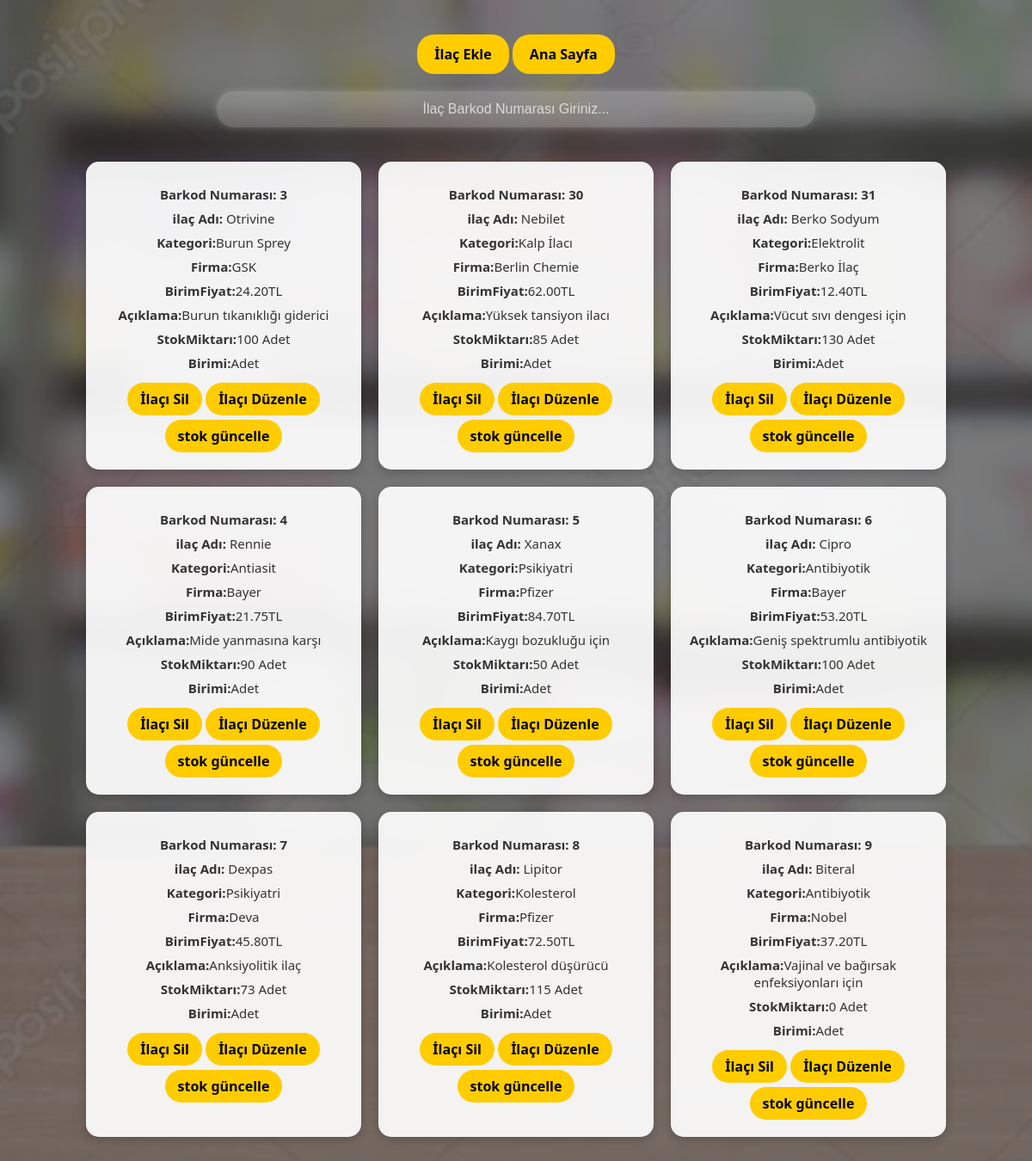
The page /Şifa_Eczanesi/ilaclarigoruntule.php on the database its author committed.
### tables this page shows
CREATE TABLE `ilaclar` (
  `BarkodNo` varchar(250) NOT NULL,
  `IlacAdı` varchar(64) NOT NULL,
  `Kategori` varchar(64) NOT NULL,
  `Firma` varchar(64) NOT NULL,
  `BirimFiyat` varchar(25) NOT NULL,
  `Açıklama` varchar(250) NOT NULL,
  `StokMiktarı` int(11) NOT NULL,
  `Birimi` varchar(25) NOT NULL
);

### Şifa_Eczanesi/ilaclarigoruntule.php (the view, shortened to what this page needs)
<!DOCTYPE html>
<html lang="tr">
<head>
    <link rel="stylesheet" href="css/anasayfa.css">
    <link rel="stylesheet" href="css/dropdown.css">
    <link rel="stylesheet" href="https://cdnjs.cloudflare.com/ajax/libs/font-awesome/6.5.0/css/all.min.css">
</head>
<body>
    <a href="ilaçekle.php" class="btn">İlaç Ekle</a>
    <a href="index.php" class="btn">Ana Sayfa</a>
    <br>
    <div class="overlay"></div> <input type="text" id="arama" placeholder="İlaç Barkod Numarası Giriniz..." onkeyup="filmAra()">
    <div class="film-container">
        <?php
        $VeritabaniBaglantisi = mysqli_connect("localhost", "root", "", "sifa_eczanesi", 3357);
        mysqli_set_charset($VeritabaniBaglantisi, "UTF8");
        $Sorgu = mysqli_query($VeritabaniBaglantisi, "call ecz_ilaclarhepsi()");
        if ($Sorgu) {
            echo "<div class='ilaclar-container'>";
            while ($Kayit = mysqli_fetch_assoc($Sorgu)) {
                echo "<div class='film' data-film-id='" . $Kayit["BarkodNo"] . "'>";
                echo     "<p class='film-isim'><strong>Barkod Numarası:</strong> " . $Kayit["BarkodNo"] . "</p>";
                echo     "<p><strong>ilaç Adı:</strong> " . $Kayit["IlacAdı"] . "</p>";
                echo     "<p><strong>Kategori:</strong>" . $Kayit["Kategori"] . "</p>";
                echo     "<p><strong>Firma:</strong>" . $Kayit["Firma"] . "</p>";
                echo     "<p><strong>BirimFiyat:</strong>" . $Kayit["BirimFiyat"] . "TL </p>";
                echo     "<p><strong>Açıklama:</strong>" . $Kayit["Açıklama"] . "</p>";
                echo     "<p><strong>StokMiktarı:</strong>" . $Kayit["StokMiktarı"] . " Adet</p>";
                echo     "<p><strong>Birimi:</strong>" . $Kayit["Birimi"] . "</p>";
                echo     "<a href='ilacsil.php?barkod=" . $Kayit["BarkodNo"] . "'class='imdb-btn'>İlaçı Sil</a>";
                echo     "<a href='ilacduzenle.php?barkod=" . $Kayit["BarkodNo"] . "'class='imdb-btn'>İlaçı Düzenle</a>";
                echo     "<a href='ilacstokguncelle.php?barkod=" . $Kayit["BarkodNo"] . "'class='imdb-btn'>stok güncelle</a>";
                echo "</div>";
            }
            echo "</div>";
        } else {
            echo "Sorgu Hatası";
        }
        echo "<br><br><br>"
        ?>
    </div>
</body>
</html>

### Şifa_Eczanesi/css/anasayfa.css (style rules this page uses)
body { font-family: Arial, sans-serif; background: url('resimler/ana sayfa.jpg') no-repeat center center fixed; background-size: cover; text-align: center; margin: 0; padding: 0; position: relative; color: white; }
.film { position: relative; width: 200px; text-align: center; background: rgba(255, 255, 255, 0.15); padding: 10px; border-radius: 8px; box-shadow: 0px 0px 10px rgba(255, 255, 255, 0.2); backdrop-filter: blur(10px); transition: transform 0.3s ease; }
.film-container { display: flex; flex-wrap: wrap; gap: 20px; justify-content: center; padding: 20px; }
.film a { text-decoration: none; color: #ffcc00; font-weight: bold; }
.film p { margin: 5px 0; color: white; }
#arama { width: 60%; padding: 12px; margin: 20px auto; border: none; border-radius: 20px; background: rgba(255, 255, 255, 0.2); backdrop-filter: blur(8px); font-size: 16px; color: white; text-align: center; outline: none; box-shadow: 0px 0px 10px rgba(255, 255, 255, 0.2); }
#arama::placeholder { color: rgba(255, 255, 255, 0.7); }
.btn { display: inline-block; background-color: #ffcc00; color: black; padding: 12px 20px; border-radius: 20px; text-decoration: none; font-weight: bold; transition: background 0.3s ease, transform 0.2s; }
.imdb-btn { display: inline-block; background-color: #ffcc00; color: black !important; padding: 8px 15px; border-radius: 20px; text-decoration: none; font-weight: bold; transition: background 0.3s ease, transform 0.2s; margin-top: 5px; }

### Şifa_Eczanesi/css/dropdown.css (style rules this page uses)
body { font-family: Arial, sans-serif; background-color: #222; color: white; margin: 0; padding: 20px; }

### Şifa_Eczanesi/ilaclarigoruntule.php (style rules this page uses)
body { font-family: 'Segoe UI', Tahoma, Geneva, Verdana, sans-serif; margin: 0; padding: 40px; }
.ilaclar-container { display: flex; flex-wrap: wrap; gap: 20px; justify-content: center; }
.film { width: 280px; background-color: rgba(255, 255, 255, 0.92); border-radius: 15px; padding: 20px; box-shadow: 0 4px 12px rgba(0, 0, 0, 0.2); transition: transform 0.3s ease, box-shadow 0.3s ease; }
.film p { margin: 8px 0; color: #333; font-size: 15px; }
.film-isim { font-size: 17px; font-weight: bold; color: #2c3e50; }

### rows shown on the page
ilaclar: BarkodNo "3", IlacAdı "Otrivine", Kategori "Burun Sprey", Firma "GSK", BirimFiyat "24.20", Açıklama "Burun tıkanıklığı giderici", StokMiktarı "100", Birimi "Adet"
ilaclar: BarkodNo "30", IlacAdı "Nebilet", Kategori "Kalp İlacı", Firma "Berlin Chemie", BirimFiyat "62.00", Açıklama "Yüksek tansiyon ilacı", StokMiktarı "85", Birimi "Adet"
ilaclar: BarkodNo "31", IlacAdı "Berko Sodyum", Kategori "Elektrolit", Firma "Berko İlaç", BirimFiyat "12.40", Açıklama "Vücut sıvı dengesi için", StokMiktarı "130", Birimi "Adet"
ilaclar: BarkodNo "4", IlacAdı "Rennie", Kategori "Antiasit", Firma "Bayer", BirimFiyat "21.75", Açıklama "Mide yanmasına karşı", StokMiktarı "90", Birimi "Adet"
ilaclar: BarkodNo "5", IlacAdı "Xanax", Kategori "Psikiyatri", Firma "Pfizer", BirimFiyat "84.70", Açıklama "Kaygı bozukluğu için", StokMiktarı "50", Birimi "Adet"
ilaclar: BarkodNo "6", IlacAdı "Cipro", Kategori "Antibiyotik", Firma "Bayer", BirimFiyat "53.20", Açıklama "Geniş spektrumlu antibiyotik", StokMiktarı "100", Birimi "Adet"
ilaclar: BarkodNo "7", IlacAdı "Dexpas", Kategori "Psikiyatri", Firma "Deva", BirimFiyat "45.80", Açıklama "Anksiyolitik ilaç", StokMiktarı "73", Birimi "Adet"
ilaclar: BarkodNo "8", IlacAdı "Lipitor", Kategori "Kolesterol", Firma "Pfizer", BirimFiyat "72.50", Açıklama "Kolesterol düşürücü", StokMiktarı "115", Birimi "Adet"
ilaclar: BarkodNo "9", IlacAdı "Biteral", Kategori "Antibiyotik", Firma "Nobel", BirimFiyat "37.20", Açıklama "Vajinal ve bağırsak enfeksiyonları için", StokMiktarı "0", Birimi "Adet"
